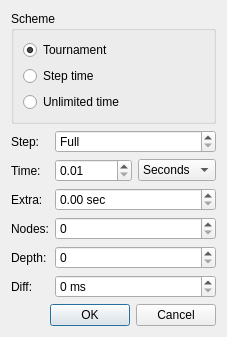
<?xml version="1.0" encoding="UTF-8"?>
<ui version="4.0">
 <class>TimeControlDialog</class>
 <widget class="QDialog" name="TimeControlDialog">
  <property name="geometry">
   <rect>
    <x>0</x>
    <y>0</y>
    <width>286</width>
    <height>381</height>
   </rect>
  </property>
  <property name="windowTitle">
   <string>Time Setting</string>
  </property>
  <layout class="QVBoxLayout" name="verticalLayout_2">
   <property name="sizeConstraint">
    <enum>QLayout::SetFixedSize</enum>
   </property>
   <item>
    <widget class="QGroupBox" name="groupBox">
     <property name="autoFillBackground">
      <bool>false</bool>
     </property>
     <property name="title">
      <string>Scheme</string>
     </property>
     <property name="flat">
      <bool>false</bool>
     </property>
     <property name="checkable">
      <bool>false</bool>
     </property>
     <layout class="QVBoxLayout" name="verticalLayout_3">
      <item>
       <widget class="QRadioButton" name="m_tournamentRadio">
        <property name="toolTip">
         <string>Tournament time control.</string>
        </property>
        <property name="text">
         <string>Tournament</string>
        </property>
        <property name="checked">
         <bool>true</bool>
        </property>
       </widget>
      </item>
      <item>
       <widget class="QRadioButton" name="m_timePerMoveRadio">
        <property name="toolTip">
         <string>Each step takes a fixed time.</string>
        </property>
        <property name="text">
         <string>Step time</string>
        </property>
       </widget>
      </item>
      <item>
       <widget class="QRadioButton" name="m_infiniteRadio">
        <property name="toolTip">
         <string>Infinite thinking time.</string>
        </property>
        <property name="text">
         <string>Unlimited time</string>
        </property>
       </widget>
      </item>
     </layout>
    </widget>
   </item>
   <item>
    <layout class="QFormLayout" name="formLayout">
     <property name="fieldGrowthPolicy">
      <enum>QFormLayout::AllNonFixedFieldsGrow</enum>
     </property>
     <item row="0" column="0">
      <widget class="QLabel" name="label">
       <property name="text">
        <string>Step:</string>
       </property>
       <property name="buddy">
        <cstring>m_movesSpin</cstring>
       </property>
      </widget>
     </item>
     <item row="0" column="1">
      <widget class="QSpinBox" name="m_movesSpin">
       <property name="toolTip">
        <string>The number of moves in a time control.</string>
       </property>
       <property name="specialValueText">
        <string>Full</string>
       </property>
       <property name="maximum">
        <number>9999</number>
       </property>
       <property name="value">
        <number>0</number>
       </property>
      </widget>
     </item>
     <item row="1" column="0">
      <widget class="QLabel" name="label_2">
       <property name="text">
        <string>Time:</string>
       </property>
       <property name="buddy">
        <cstring>m_timeSpin</cstring>
       </property>
      </widget>
     </item>
     <item row="1" column="1">
      <layout class="QHBoxLayout" name="horizontalLayout">
       <item>
        <widget class="QDoubleSpinBox" name="m_timeSpin">
         <property name="toolTip">
          <string>Time limit for the chosen time control.</string>
         </property>
         <property name="decimals">
          <number>2</number>
         </property>
         <property name="minimum">
          <double>0.010000000000000</double>
         </property>
         <property name="maximum">
          <double>10000.000000000000000</double>
         </property>
         <property name="value">
          <double>0.010000000000000</double>
         </property>
        </widget>
       </item>
       <item>
        <widget class="QComboBox" name="m_timeUnitCombo">
         <property name="toolTip">
          <string>Time unit.</string>
         </property>
         <property name="currentText">
          <string>Seconds</string>
         </property>
         <property name="currentIndex">
          <number>0</number>
         </property>
         <item>
          <property name="text">
           <string>Seconds</string>
          </property>
         </item>
         <item>
          <property name="text">
           <string>Minutes</string>
          </property>
         </item>
         <item>
          <property name="text">
           <string>Hours</string>
          </property>
         </item>
        </widget>
       </item>
      </layout>
     </item>
     <item row="2" column="0">
      <widget class="QLabel" name="label_3">
       <property name="text">
        <string>Extra:</string>
       </property>
       <property name="buddy">
        <cstring>m_incrementSpin</cstring>
       </property>
      </widget>
     </item>
     <item row="2" column="1">
      <widget class="QDoubleSpinBox" name="m_incrementSpin">
       <property name="toolTip">
        <string>Each step increases the time.</string>
       </property>
       <property name="suffix">
        <string> sec</string>
       </property>
      </widget>
     </item>
     <item row="4" column="1">
      <widget class="QSpinBox" name="m_pliesSpin">
       <property name="toolTip">
        <string>Maximum number of search depth for the engine.</string>
       </property>
       <property name="maximum">
        <number>999</number>
       </property>
      </widget>
     </item>
     <item row="4" column="0">
      <widget class="QLabel" name="label_5">
       <property name="text">
        <string>Depth:</string>
       </property>
       <property name="buddy">
        <cstring>m_pliesSpin</cstring>
       </property>
      </widget>
     </item>
     <item row="3" column="1">
      <widget class="QSpinBox" name="m_nodesSpin">
       <property name="toolTip">
        <string>Maximum number of search nodes for the engine.</string>
       </property>
       <property name="maximum">
        <number>2147483647</number>
       </property>
      </widget>
     </item>
     <item row="3" column="0">
      <widget class="QLabel" name="label_4">
       <property name="text">
        <string>Nodes:</string>
       </property>
       <property name="buddy">
        <cstring>m_nodesSpin</cstring>
       </property>
      </widget>
     </item>
     <item row="5" column="1">
      <widget class="QSpinBox" name="m_marginSpin">
       <property name="toolTip">
        <string>You can exceed the time limit by this many milliseconds.</string>
       </property>
       <property name="suffix">
        <string> ms</string>
       </property>
       <property name="maximum">
        <number>9999</number>
       </property>
      </widget>
     </item>
     <item row="5" column="0">
      <widget class="QLabel" name="label_6">
       <property name="text">
        <string>Diff:</string>
       </property>
       <property name="buddy">
        <cstring>m_marginSpin</cstring>
       </property>
      </widget>
     </item>
    </layout>
   </item>
   <item>
    <widget class="QDialogButtonBox" name="buttonBox">
     <property name="orientation">
      <enum>Qt::Horizontal</enum>
     </property>
     <property name="standardButtons">
      <set>QDialogButtonBox::Cancel|QDialogButtonBox::Ok</set>
     </property>
    </widget>
   </item>
  </layout>
 </widget>
 <resources/>
 <connections>
  <connection>
   <sender>buttonBox</sender>
   <signal>accepted()</signal>
   <receiver>TimeControlDialog</receiver>
   <slot>accept()</slot>
   <hints>
    <hint type="sourcelabel">
     <x>248</x>
     <y>254</y>
    </hint>
    <hint type="destinationlabel">
     <x>157</x>
     <y>274</y>
    </hint>
   </hints>
  </connection>
  <connection>
   <sender>buttonBox</sender>
   <signal>rejected()</signal>
   <receiver>TimeControlDialog</receiver>
   <slot>reject()</slot>
   <hints>
    <hint type="sourcelabel">
     <x>316</x>
     <y>260</y>
    </hint>
    <hint type="destinationlabel">
     <x>286</x>
     <y>274</y>
    </hint>
   </hints>
  </connection>
 </connections>
</ui>
